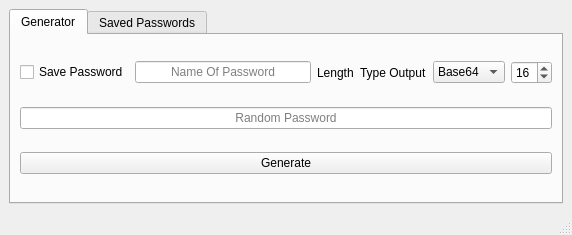
<?xml version="1.0" encoding="UTF-8"?>
<ui version="4.0">
 <class>WM</class>
 <widget class="QMainWindow" name="WM">
  <property name="geometry">
   <rect>
    <x>0</x>
    <y>0</y>
    <width>572</width>
    <height>235</height>
   </rect>
  </property>
  <property name="windowTitle">
   <string>Password Generator v1.0</string>
  </property>
  <property name="windowIcon">
   <iconset resource="files.qrc">
    <normaloff>:/app.ico</normaloff>:/app.ico</iconset>
  </property>
  <widget class="QWidget" name="centralwidget">
   <layout class="QGridLayout" name="gridLayout_2">
    <item row="0" column="0">
     <widget class="QTabWidget" name="tabWidget">
      <property name="currentIndex">
       <number>0</number>
      </property>
      <widget class="QWidget" name="tab">
       <attribute name="title">
        <string>Generator</string>
       </attribute>
       <layout class="QGridLayout" name="gridLayout">
        <item row="3" column="0" colspan="3">
         <widget class="QPushButton" name="btn_Gen">
          <property name="text">
           <string>Generate</string>
          </property>
          <property name="shortcut">
           <string>Space</string>
          </property>
         </widget>
        </item>
        <item row="0" column="0" colspan="3">
         <layout class="QHBoxLayout" name="horizontalLayout">
          <item>
           <widget class="QCheckBox" name="ch_Save">
            <property name="text">
             <string>Save Password</string>
            </property>
           </widget>
          </item>
          <item>
           <widget class="QLineEdit" name="lineNameOfPass">
            <property name="alignment">
             <set>Qt::AlignCenter</set>
            </property>
            <property name="readOnly">
             <bool>false</bool>
            </property>
            <property name="placeholderText">
             <string>Name Of Password</string>
            </property>
            <property name="clearButtonEnabled">
             <bool>true</bool>
            </property>
           </widget>
          </item>
          <item>
           <widget class="QLabel" name="label_2">
            <property name="text">
             <string>Length</string>
            </property>
           </widget>
          </item>
          <item>
           <widget class="QLabel" name="label">
            <property name="text">
             <string>Type Output</string>
            </property>
           </widget>
          </item>
          <item>
           <widget class="QComboBox" name="cmbType">
            <item>
             <property name="text">
              <string>Base64</string>
             </property>
            </item>
            <item>
             <property name="text">
              <string>Hex</string>
             </property>
            </item>
           </widget>
          </item>
          <item>
           <widget class="QSpinBox" name="spinBox">
            <property name="minimumSize">
             <size>
              <width>0</width>
              <height>0</height>
             </size>
            </property>
            <property name="maximum">
             <number>90</number>
            </property>
            <property name="value">
             <number>16</number>
            </property>
           </widget>
          </item>
         </layout>
        </item>
        <item row="1" column="0" colspan="3">
         <widget class="QLineEdit" name="linePassword">
          <property name="alignment">
           <set>Qt::AlignCenter</set>
          </property>
          <property name="readOnly">
           <bool>true</bool>
          </property>
          <property name="placeholderText">
           <string>Random Password</string>
          </property>
          <property name="clearButtonEnabled">
           <bool>false</bool>
          </property>
         </widget>
        </item>
       </layout>
      </widget>
      <widget class="QWidget" name="tab_2">
       <attribute name="title">
        <string>Saved Passwords</string>
       </attribute>
       <layout class="QGridLayout" name="gridLayout_3">
        <item row="0" column="0">
         <widget class="QTreeWidget" name="tw_Passwords">
          <property name="editTriggers">
           <set>QAbstractItemView::CurrentChanged|QAbstractItemView::DoubleClicked</set>
          </property>
          <property name="allColumnsShowFocus">
           <bool>false</bool>
          </property>
          <attribute name="headerCascadingSectionResizes">
           <bool>true</bool>
          </attribute>
          <column>
           <property name="text">
            <string>Name</string>
           </property>
          </column>
          <column>
           <property name="text">
            <string>Password</string>
           </property>
          </column>
          <column>
           <property name="text">
            <string>Date</string>
           </property>
          </column>
         </widget>
        </item>
       </layout>
      </widget>
     </widget>
    </item>
   </layout>
  </widget>
  <widget class="QStatusBar" name="statusbar"/>
 </widget>
 <resources>
  <include location="files.qrc"/>
 </resources>
 <connections/>
</ui>
